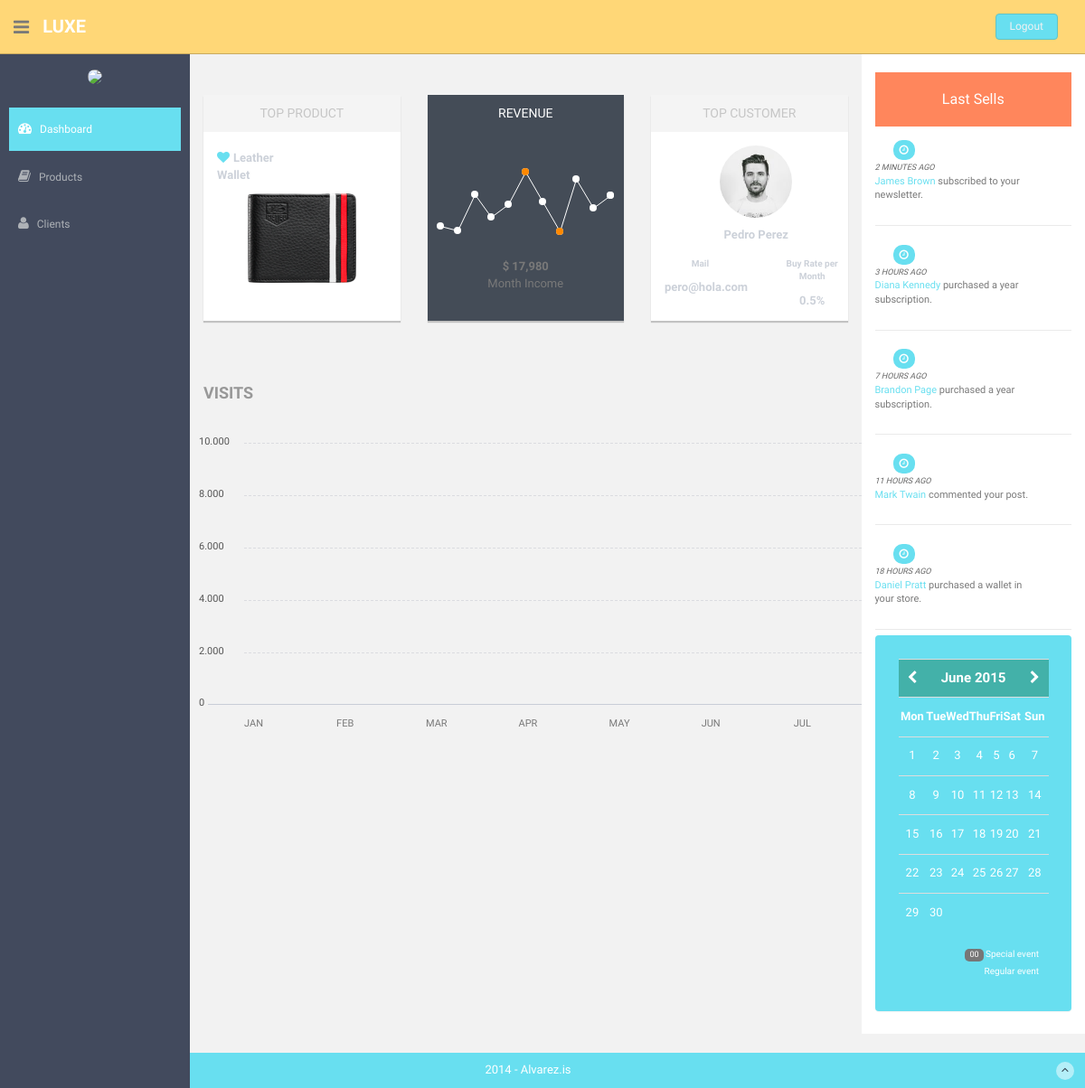
Page / (signed in) on the earlier database version.
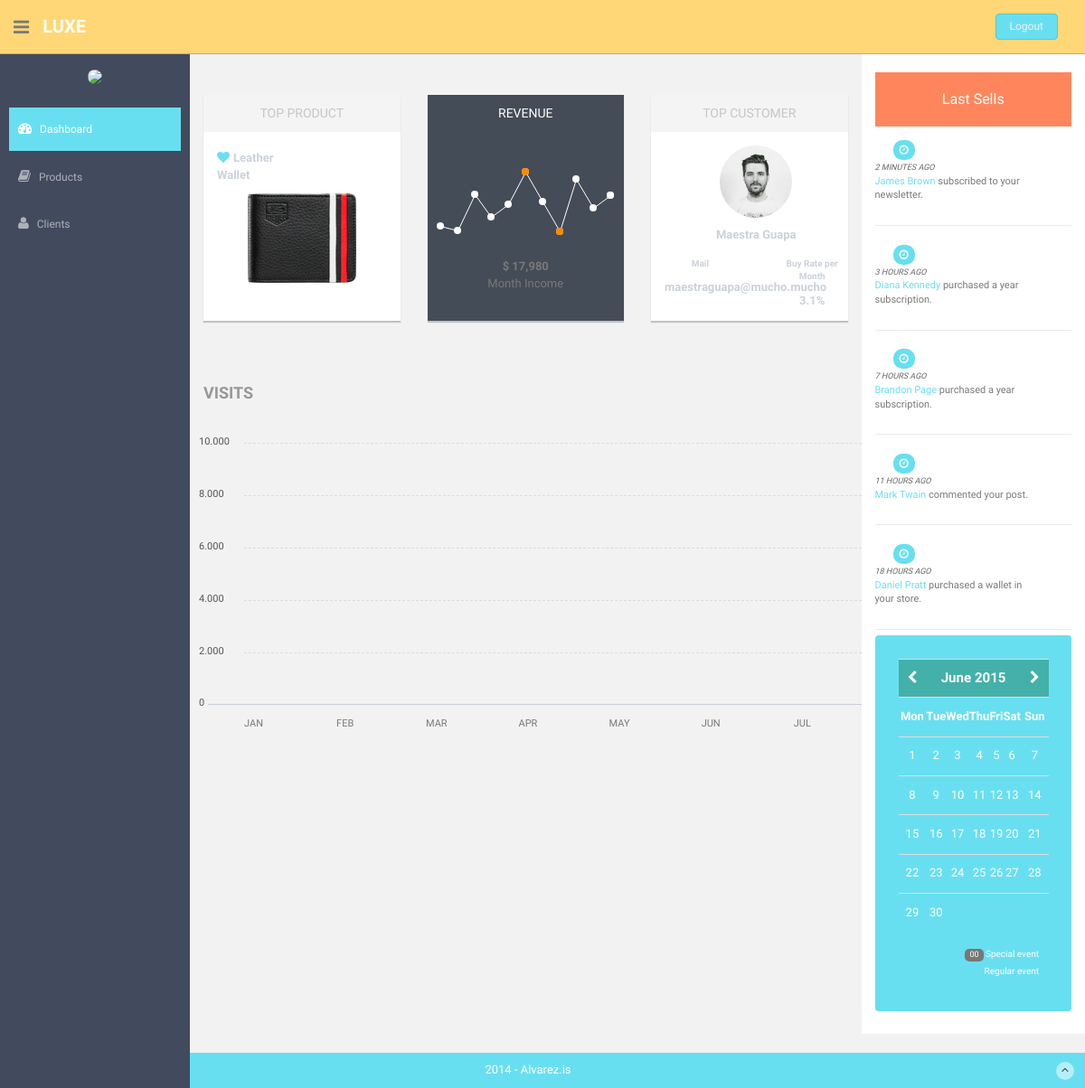
Same page on the later database version.
### tables this page shows
CREATE TABLE IF NOT EXISTS `Products` (
`ProdId` int(4) NOT NULL,
  `ProdName` varchar(20) NOT NULL,
  `ProdPrice` decimal(6,2) NOT NULL,
  `ProdUnits` int(2) NOT NULL
);

CREATE TABLE IF NOT EXISTS `Clients` (
`ClientId` int(4) NOT NULL,
  `ClientName` varchar(20) NOT NULL,
  `ClientSurname` varchar(20) NOT NULL,
  `ClientMail` varchar(30) NOT NULL,
  `ClientPhone` varchar(11) NOT NULL DEFAULT '',
  `ClientAddress` varchar(30) NOT NULL,
  `ClientBuyRate` double(2,1) NOT NULL,
  `ClientActive` tinyint(1) NOT NULL DEFAULT '1'
);

### functions.php (called while the page is built, shortened)
<?php
	function topUser(){
		$db = Database::connect();
		$db->setAttribute(PDO::ATTR_ERRMODE, PDO::ERRMODE_EXCEPTION);
		$stmt = $db->query('SELECT * FROM Clients WHERE ClientBuyRate >= 0.5');
		$result = $stmt->fetch(PDO::FETCH_ASSOC);
      return $result;
	}
	function topProduct(){
		$db = Database::connect();
		$db->setAttribute(PDO::ATTR_ERRMODE, PDO::ERRMODE_EXCEPTION);
		$stmt = $db->query('SELECT * FROM Products');
		$result = $stmt->fetch(PDO::FETCH_ASSOC);
      return $result;
	}
?>

### index.php (the view, shortened to what this page needs)
<?php require_once 'functions.php';?>
<!DOCTYPE html>
<html lang="en">
  <head>
    <link href="assets/css/bootstrap.css" rel="stylesheet">
    <link href="assets/font-awesome/css/font-awesome.css" rel="stylesheet" />
    <link rel="stylesheet" type="text/css" href="assets/css/zabuto_calendar.css">
    <link rel="stylesheet" type="text/css" href="assets/js/gritter/css/jquery.gritter.css" />
    <link rel="stylesheet" type="text/css" href="assets/lineicons/style.css">
    <link href="assets/css/style.css" rel="stylesheet">
    <link href="assets/css/style-responsive.css" rel="stylesheet">
  </head>
  <body>
  <section id="container" >
      <header class="header black-bg">
              <div class="sidebar-toggle-box">
                  <div class="fa fa-bars tooltips" data-placement="right" data-original-title="Toggle Navigation"></div>
              </div>
            <a href="index.php" class="logo"><b>Luxe</b></a>
            <div class="top-menu">
            	<ul class="nav pull-right top-menu">
                    <li><a class="logout" href="login.php">Logout</a></li>
            	</ul>
            </div>
        </header>
      <aside>
          <div id="sidebar"  class="nav-collapse ">
              <ul class="sidebar-menu" id="nav-accordion">
              	  <p class="centered"><img src="assets/img/ui-juan.jpg" class="img-circle" width="60"></p>
                  <li class="mt">
                      <a class="active" id="dashboard" href="index.php">
                          <i class="fa fa-dashboard"></i>
                          <span>Dashboard</span>
                      </a>
                  </li>
                  <li class="sub-menu">
                      <a id="products" href="javascript:;" >
                          <i class="fa fa-book"></i>
                          <span>Products</span>
                      </a>
                  </li>
                  <li class="sub-menu">
                      <a id="products" href="javascript:;" >
                          <i class="fa fa-user"></i>
                          <span>Clients</span>
                      </a>
                  </li>
              </ul>
          </div>
      </aside>
      <section id="main-content">
          <section class="wrapper" id="wrapp">
              <div class="row">
                  <div class="col-lg-9 main-chart">
                      <div class="row mt">
                      	<div class="col-md-4 col-sm-4 mb">
                      		<div class="white-panel pn">
                      			<div class="white-header">
						  			<h5>TOP PRODUCT</h5>
                      			</div>
								<div class="row">
									<div class="col-sm-6 col-xs-6 goleft">
										<p><i class="fa fa-heart"></i><?php $topP = topProduct();
											$prodName = $topP['ProdName'];
											echo $prodName;?> </p>
									</div>
									<div class="col-sm-6 col-xs-6"></div>
	                      		</div>
	                      		<div class="centered">
										<img src="assets/img/product.png" width="120">
	                      		</div>
                      		</div>
                      	</div>
                      	<div class="col-md-4 col-sm-4 mb">
							<div class="darkblue-panel pn">
								<div class="darkblue-header">
									<h5>REVENUE</h5>
								</div>
								<div class="chart mt">
									<div class="sparkline" data-type="line" data-resize="true" data-height="75" data-width="90%" data-line-width="1" data-line-color="#fff" data-spot-color="#fff" data-fill-color="" data-highlight-line-color="#fff" data-spot-radius="4" data-data="[200,135,667,333,526,996,564,123,890,464,655]"></div>
								</div>
								<p class="mt"><b>$ 17,980</b><br/>Month Income</p>
							</div>
						</div>
						<div class="col-md-4 mb">
							<div class="white-panel pn">
								<div class="white-header">
									<h5>TOP CUSTOMER</h5>
								</div>
								<p><img src="assets/img/ui-zac.jpg" class="img-circle" width="80"></p>
								<p><b><?php $top = topUser();
												$name = $top['ClientName'];
												$surname = $top['ClientSurname'];
												$buyRate = $top['ClientBuyRate'];
												$mail = $top['ClientMail'];
												echo $name.' '.$surname;?></b></p>
								<div class="row">
									<div class="col-md-6">
										<p class="small mt">Mail</p>
										<p><?php echo $mail;?></p>
									</div>
									<div class="col-md-6">
										<p class="small mt">Buy Rate per Month</p>
										<p><?php echo $buyRate;?>%</p>
									</div>
								</div>
							</div>
						</div>
                    </div>
					<div class="row mt">
                      <div class="border-head">
                          <h3>VISITS</h3>
                      </div>
                      <div class="custom-bar-chart">
                          <ul class="y-axis">
                              <li><span>10.000</span></li>
                              <li><span>8.000</span></li>
                              <li><span>6.000</span></li>
                              <li><span>4.000</span></li>
                              <li><span>2.000</span></li>
                              <li><span>0</span></li>
                          </ul>
                          <div class="bar">
                              <div class="title">JAN</div>
                          </div>
                          <div class="bar ">
                              <div class="title">FEB</div>
                          </div>
                          <div class="bar ">
                              <div class="title">MAR</div>
                          </div>
                          <div class="bar ">
                              <div class="title">APR</div>
                          </div>
                          <div class="bar">
                              <div class="title">MAY</div>
                          </div>
                          <div class="bar ">
                              <div class="title">JUN</div>
                          </div>
                          <div class="bar">
                              <div class="title">JUL</div>
                          </div>
                      </div>
					</div>
                  </div>
                  <div class="col-lg-3 ds">
						<h3>Last Sells</h3>
                      <div class="desc">
                      	<div class="thumb">
                      		<span class="badge bg-theme"><i class="fa fa-clock-o"></i></span>
                      	</div>
                      	<div class="details">
                      		<p><muted>2 Minutes Ago</muted><br/>
                      		   <a href="#">James Brown</a> subscribed to your newsletter.<br/>
                      		</p>
                      	</div>
                      </div>
                      <div class="desc">
                      	<div class="thumb">
                      		<span class="badge bg-theme"><i class="fa fa-clock-o"></i></span>
                      	</div>
                      	<div class="details">
                      		<p><muted>3 Hours Ago</muted><br/>
                      		   <a href="#">Diana Kennedy</a> purchased a year subscription.<br/>
                      		</p>
                      	</div>
                      </div>
                      <div class="desc">
                      	<div class="thumb">
                      		<span class="badge bg-theme"><i class="fa fa-clock-o"></i></span>
                      	</div>
                      	<div class="details">
                      		<p><muted>7 Hours Ago</muted><br/>
                      		   <a href="#">Brandon Page</a> purchased a year subscription.<br/>
                      		</p>
                      	</div>
                      </div>
                      <div class="desc">
                      	<div class="thumb">
                      		<span class="badge bg-theme"><i class="fa fa-clock-o"></i></span>
                      	</div>
                      	<div class="details">
                      		<p><muted>11 Hours Ago</muted><br/>
                      		   <a href="#">Mark Twain</a> commented your post.<br/>
                      		</p>
                      	</div>
                      </div>
                      <div class="desc">
                      	<div class="thumb">
                      		<span class="badge bg-theme"><i class="fa fa-clock-o"></i></span>
                      	</div>
                      	<div class="details">
                      		<p><muted>18 Hours Ago</muted><br/>
                      		   <a href="#">Daniel Pratt</a> purchased a wallet in your store.<br/>
                      		</p>
                      	</div>
                      </div>
                        <div id="calendar" class="mb">
                            <div class="panel green-panel no-margin">
                                <div class="panel-body">
                                    <div id="my-calendar"></div>
                                </div>
                            </div>
                        </div>
                  </div>
              </div><! --/row -->
          </section>
      </section>
      <footer class="site-footer">
          <div class="text-center">
              2014 - Alvarez.is
              <a href="index.html#" class="go-top">
                  <i class="fa fa-angle-up"></i>
              </a>
          </div>
      </footer>
  </section>
  </body>
</html>

### assets/css/style-responsive.css (style rules this page uses)
@media (min-width: 980px) { .custom-bar-chart { margin-bottom: 40px; } }

Differences in the rows shown:
removed clients: ClientName "Pedro", ClientSurname "Perez", ClientMail "pero@hola.com", ClientBuyRate "0.5"
added clients: ClientName "Maestra", ClientSurname "Guapa", ClientMail "maestraguapa@mucho.mucho", ClientBuyRate "3.1"
